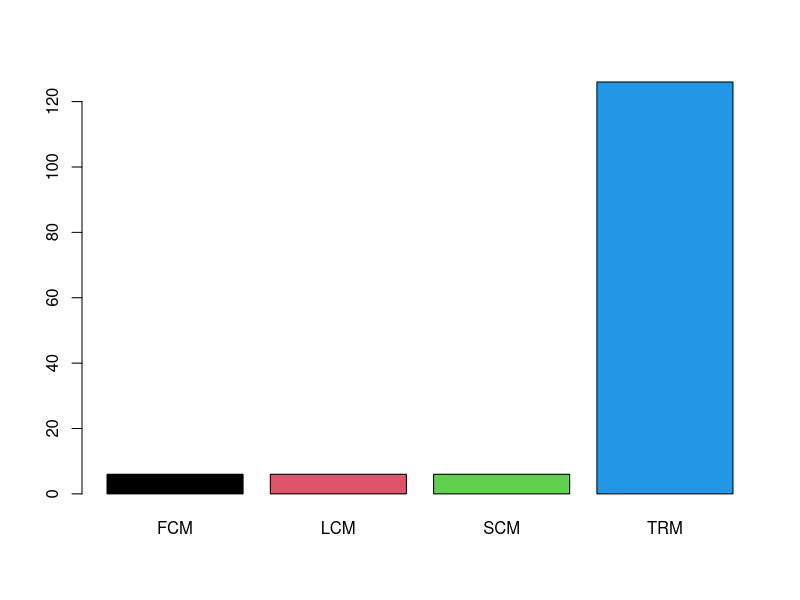
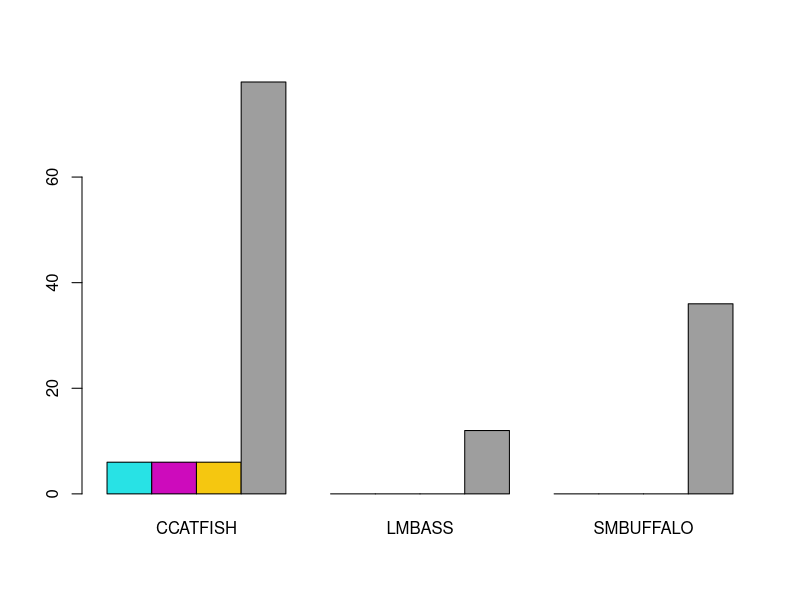
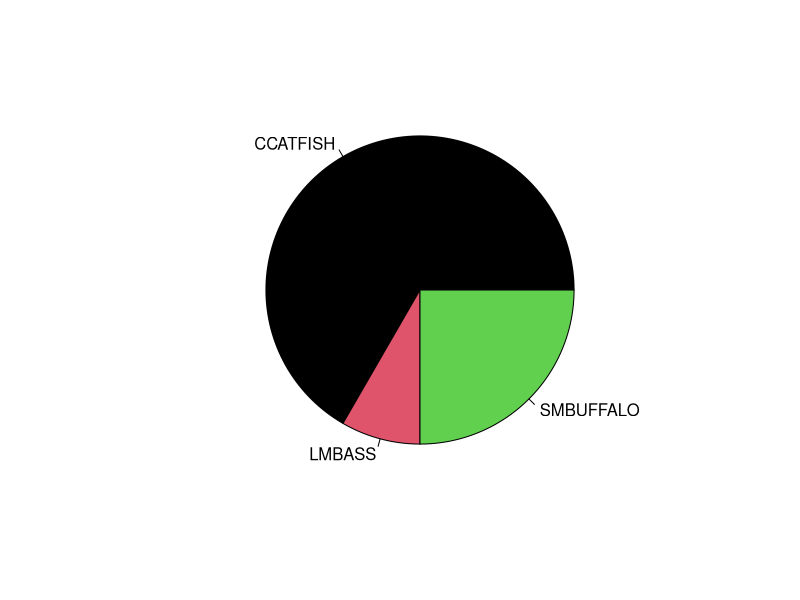
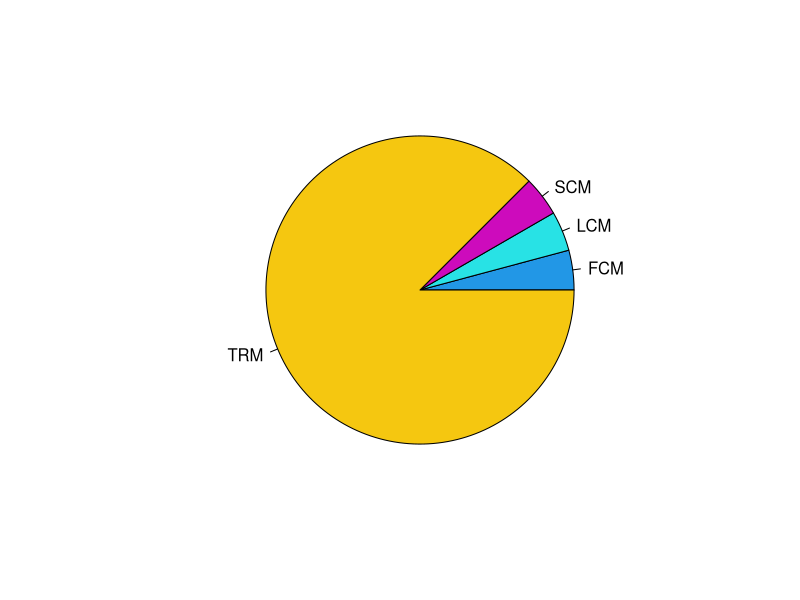
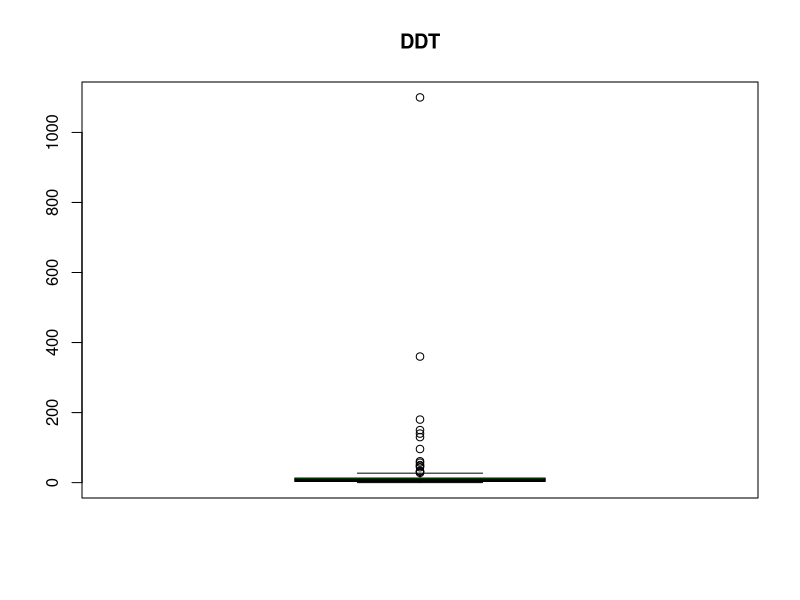
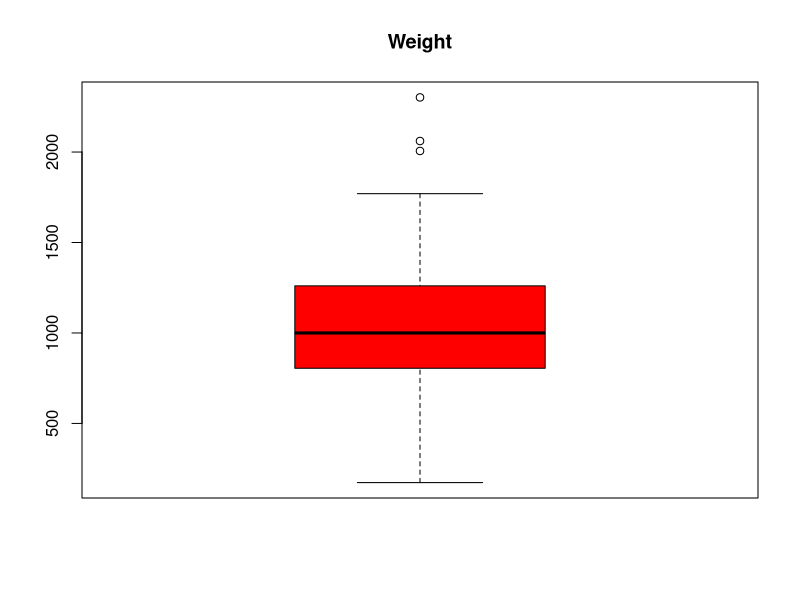
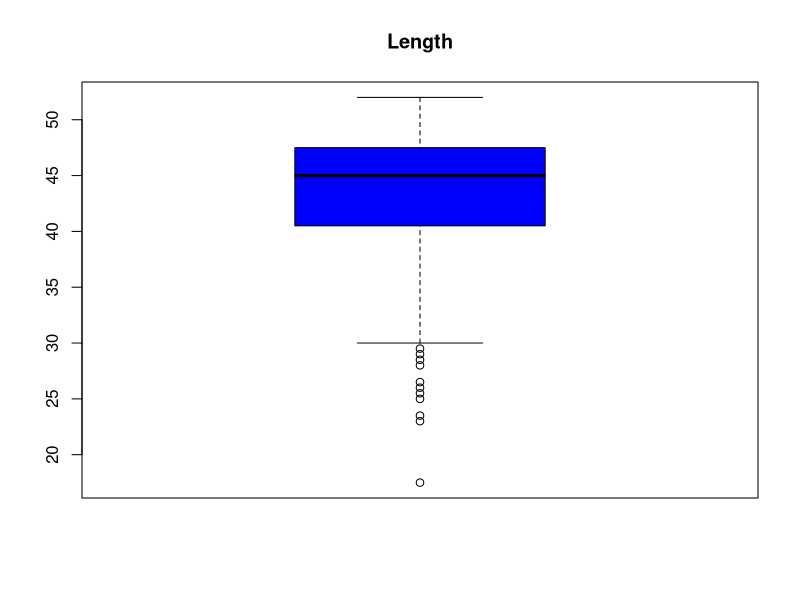
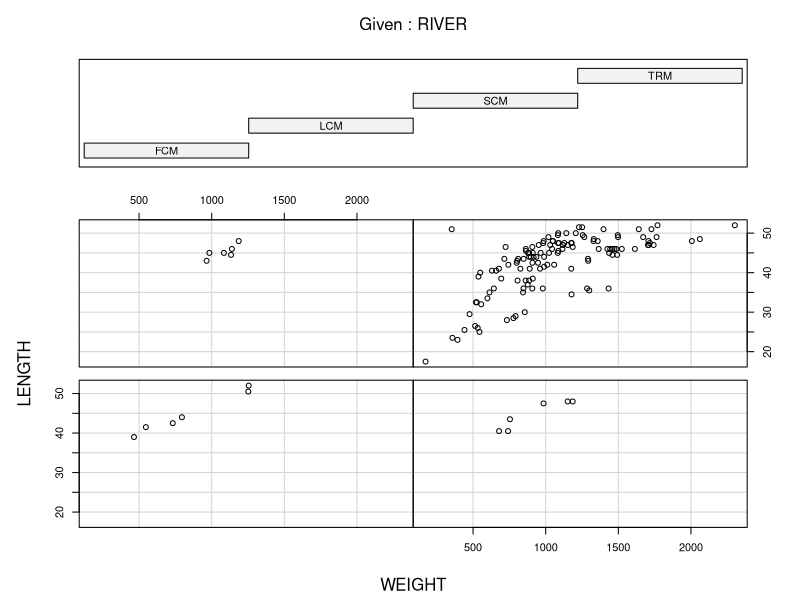

Source code (R) for these figures, in order:
## ---- chunk 1
knitr::opts_chunk$set(echo = TRUE)
## ---- chunk 2
getwd()
## ---- chunk 3
ddt <- read.csv("DDT.csv")
head(ddt)
## ---- chunk 4
LUMBASS800=with(ddt, ddt[WEIGHT>800 & SPECIES == "LMBASS",])
summary(LUMBASS800)
## ---- chunk 5
SMC4 = with(ddt, ddt[DDT >4.0 & RIVER == "SCM",])
summary(SMC4)
## ---- chunk 6
mean(ddt$LENGTH)
## ---- chunk 7
sd(ddt$WEIGHT)
## ---- chunk 8
  v=1:20
  v/20
## ---- chunk 9
sp=with(ddt,table(RIVER))
sp
barplot(sp,beside=TRUE,col=1:4)
## ---- chunk 10
spish=with(ddt,table(RIVER,SPECIES))
spish
barplot(spish,beside=TRUE,col=5:8)
## ---- chunk 11
spec=with(ddt,table(SPECIES))
pie(spec, col = 9:11)
## ---- chunk 12
riv=with(ddt,table(RIVER))
pie(riv, col = 12:15)
## ---- chunk 13
boxplot(ddt$DDT, col="Green", main="DDT")
## ---- chunk 14
boxplot(ddt$WEIGHT, col="RED", main="Weight")
## ---- chunk 15
boxplot(ddt$LENGTH, col="BLUE", main="Length")
## ---- chunk 16
with(ddt, coplot(LENGTH~WEIGHT|RIVER))
## ---- chunk 17
with(ddt, coplot(DDT~WEIGHT|SPECIES))
## ---- chunk 18
library(ggplot2)
g = ggplot(ddt, aes(x=SPECIES , y=WEIGHT, fill=RIVER))
g = g + geom_boxplot() + ggtitle("Colter King")
g
## ---- chunk 19
h = ggplot(ddt, aes(x=RIVER , y=LENGTH, fill=SPECIES))
h = h + geom_violin() + ggtitle("Colter King")
h
## ---- chunk 20
h = ggplot(ddt, aes(x=WEIGHT , y=LENGTH, fill=SPECIES, color = SPECIES))
h = h + geom_point() + ggtitle("Colter King")
h
